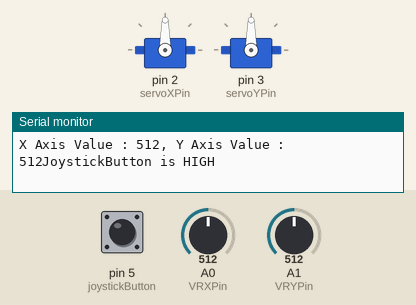
A sketch run on a simulated Arduino Uno, built with avr-gcc and run on an emulated ATmega328P. Shown: 2 × servo, the last lines printed to the serial monitor. The test bench sets the inputs (shaded band); at power-on: A1 (VRYPin) = 512, A0 (VRXPin) = 512, pin 5 (joystickButton) HIGH.

Above: at 1.2 s.
1.3 s: A1 (VRYPin) set to 555
At 2.0 s:
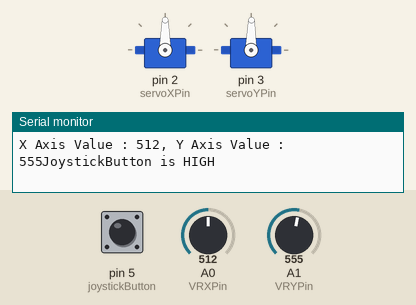
7.4 s: A0 (VRXPin) set to 1023
At 8.1 s:
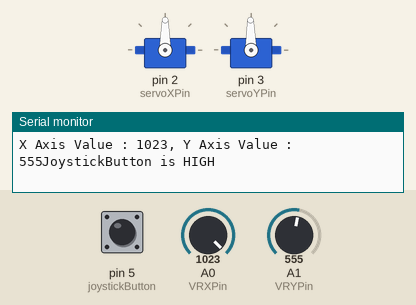
10.4 s: A1 (VRYPin) set to 511
At 11.6 s:
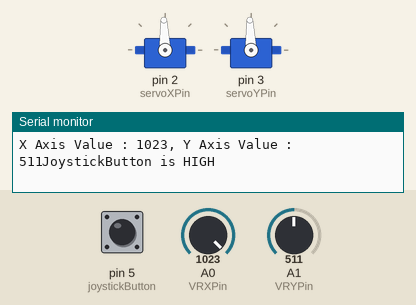
Timing chart, 0 to 13.4 s (numbered marks = the images above; inputs shaded):
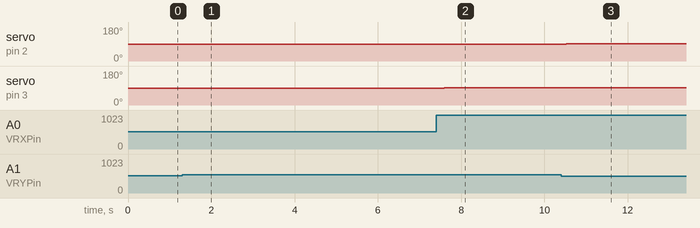

The sketch:

Joystick_and_button.ino
```cpp
#include <Servo.h>
Servo servoX;
Servo servoY;

#define servoXPin 2
#define servoYPin 3
#define joystickButton 5
#define VRXPin A0
#define VRYPin A1

//xAxis
const int leftThreshold = 545;
const int rightThreshold = 500;
//y Axis
const int upThreshold = 565;
const int downThreshold = 500;

void setup()
{
  // put your setup code here, to run once:
  Serial.begin(9600);
  pinMode(joystickButton, INPUT_PULLUP);
  servoX.attach(servoXPin);
  servoY.attach(servoYPin);

}

void loop()
{
  // put your main code here, to run repeatedly:
  Serial.begin(9600);
  int xPin = analogRead(VRXPin);
  int yPin = analogRead(VRYPin);
  int joystickbuttonvalue = digitalRead(joystickButton);

  Serial.println(" ");
  Serial.print("X Axis Value : ");
  Serial.print(xPin);
  Serial.print(", Y Axis Value : ");
  Serial.print(yPin);
  delay(100);


  int defaultPosition = 90;
  if (joystickbuttonvalue == HIGH)
  {
    Serial.print("JoystickButton is HIGH");
  }
  if(joystickbuttonvalue == LOW)
  {
    Serial.print("JoystickButton is LOW");
  }


  if (xPin <= 545)
  {
    servoX.write(defaultPosition--);
  }
  if (xPin >= 545)
  {
    servoX.write(defaultPosition++);
  }
  if (yPin <= 515)
  {
    servoY.write(defaultPosition++);
  }
  if (yPin >= 515)
  {
    servoY.write(defaultPosition--);
  }
  else
  {
    servoX.write(defaultPosition);
    servoY.write(defaultPosition);
  }

}
```

Measured:
- after the input at 1.3 s, servo on pin 3 (servoYPin): 90° → 89° after 0.12 s
- after the input at 7.4 s, servo on pin 3 (servoYPin): 89° → 91° after 0.19 s
- after the input at 10.4 s, servo on pin 2 (servoXPin): 90° → 92° after 0.13 s; servo on pin 3 (servoYPin): 91° → 92° after 0.13 s
